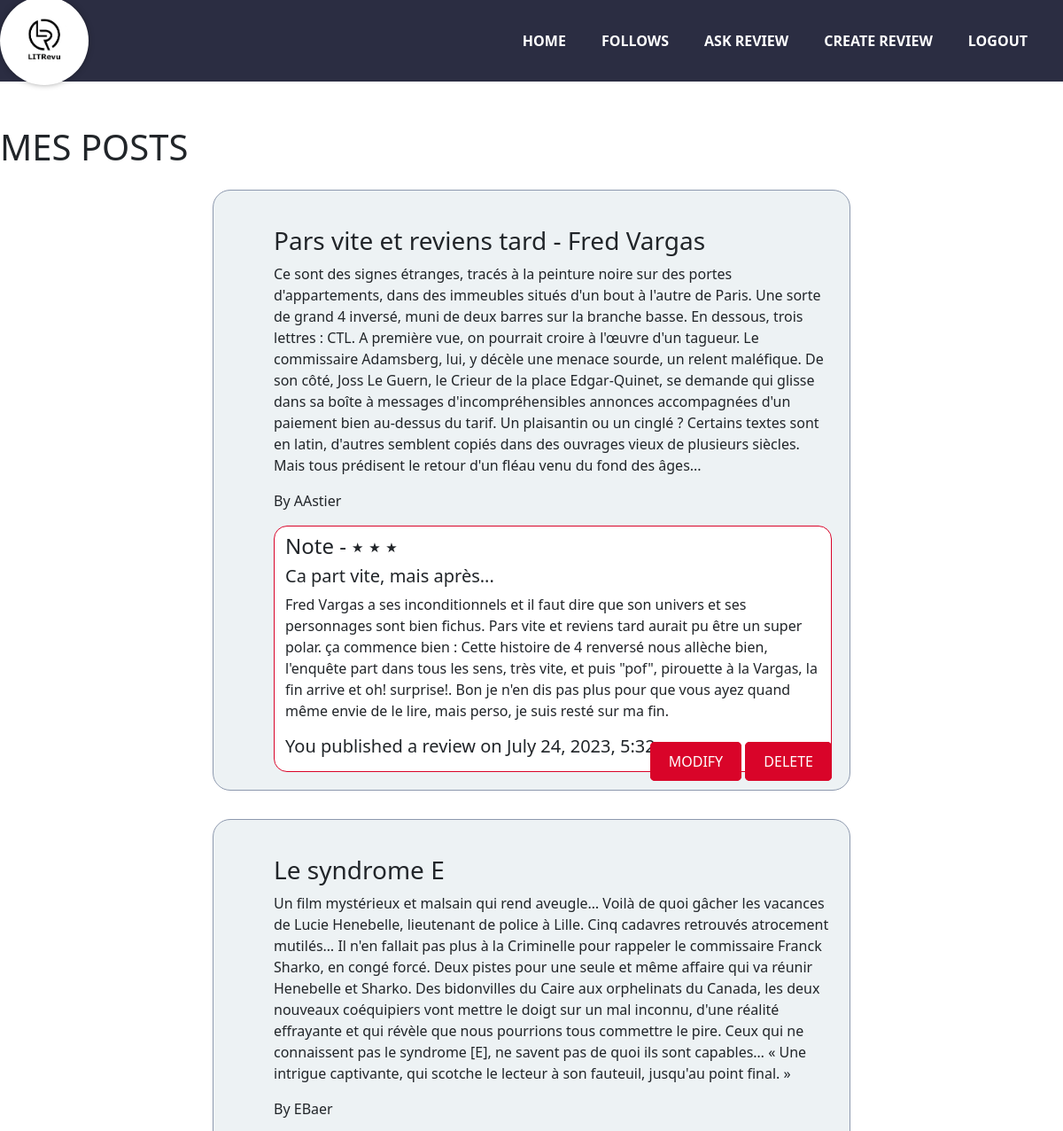
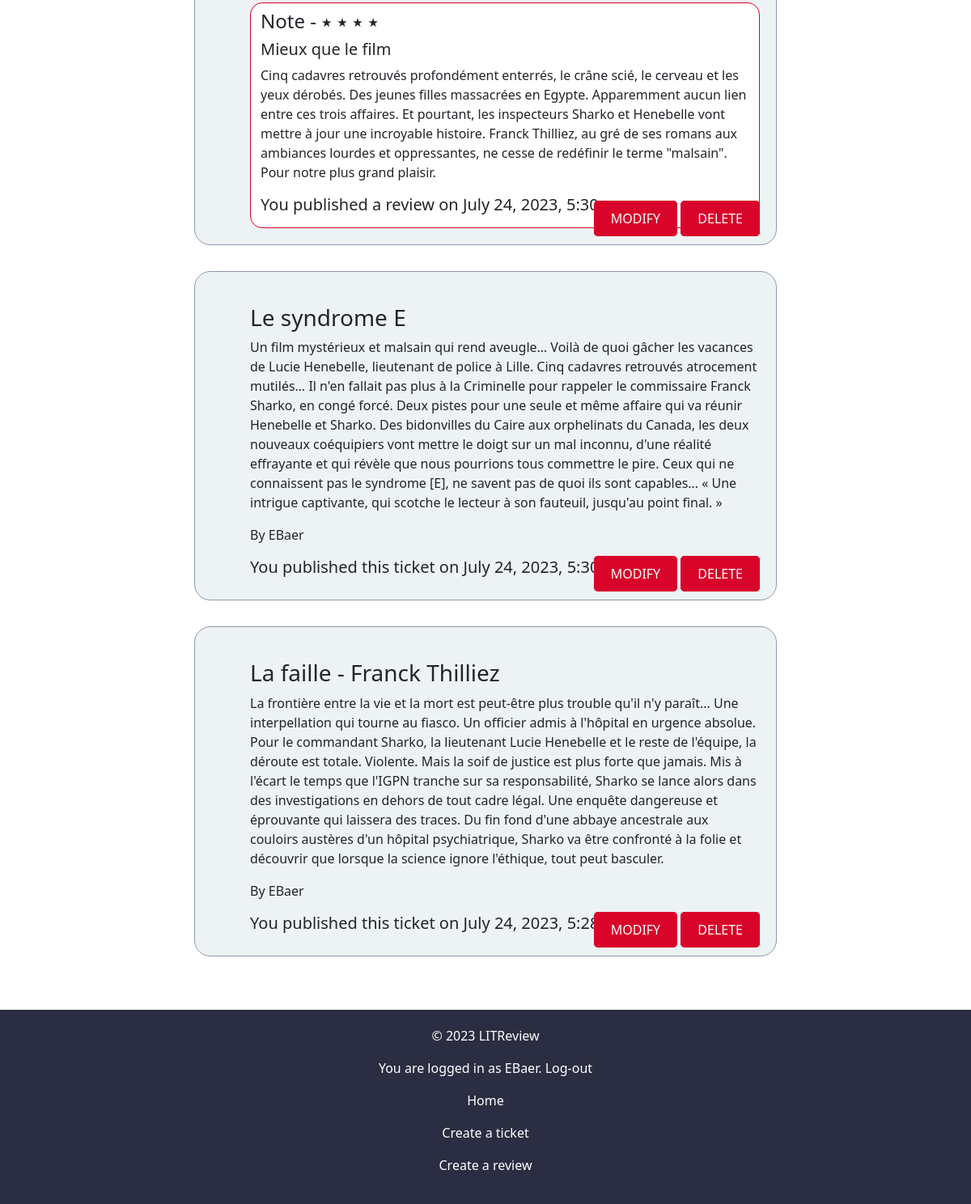
The app's page /tickets/my_posts/ (signed in) with its own data (2 pictures, top to bottom).
### appreview/models.py (models this page shows, shortened)
class Review(models.Model):
    user = models.ForeignKey(settings.AUTH_USER_MODEL, on_delete=models.CASCADE)
    ticket = models.ForeignKey(Ticket, on_delete=models.CASCADE, related_name='reviews')
    name = models.CharField(max_length=80)
    rating = models.IntegerField(choices=[(i, str(i)) for i in range(1, 6)], default=3)  # 1, 2, 3, 4, 5
    body = models.TextField()
    created_on = models.DateTimeField(auto_now_add=True)
    active = models.BooleanField(default=True)
    class Meta:
        ordering = ['created_on']

class Ticket(models.Model):
    photo = models.ForeignKey(Photo, null=True, on_delete=models.SET_NULL, blank=True)
    title = models.CharField(max_length=128)
    content = models.CharField(max_length=5000)
    author = models.ForeignKey(settings.AUTH_USER_MODEL, on_delete=models.CASCADE)
    created_on = models.DateTimeField(auto_now_add=True)
    starred = models.BooleanField(default=False)

### authentication/models.py (models this page shows)
class User(AbstractUser):
    MODERATOR = 'MODERATOR'
    REVIEWER = 'REVIEWER'
    AUTHOR = 'AUTHOR'
    ROLES_CHOICES = (
        (MODERATOR, 'Moderator'),
        (REVIEWER, 'Reviewer'),
        (AUTHOR, 'Author'),
    )
    profile_picture = models.ImageField()
    role = models.CharField(max_length=30, choices=ROLES_CHOICES, verbose_name='rôle', default=REVIEWER)
    follows = models.ManyToManyField(
        'self',
        symmetrical=False,
        verbose_name='suit',
        blank=True,
    )

### appreview/views.py (the view)
# urls.py: path("tickets/my_posts/", appreview_views.my_posts, name="my_posts"),
@login_required
def my_posts(request):
    tickets = Ticket.objects.filter(author=request.user)
    reviews = Review.objects.filter(user=request.user)
    tickets_and_reviews = sorted(chain(tickets, reviews), key=lambda instance:
    instance.created_on, reverse=True)
    context = {
        "tickets": tickets,
        "reviews": reviews,
        "tickets_and_reviews": tickets_and_reviews,
    }
    return render(request, "appreview/my_posts.html", context=context)

### appreview/templatetags/appreview_extras.py (called while the page is built)
@register.filter
def model_type(value):
    return type(value).__name__

@register.filter
def to_range(number):
    return range(1, number + 1)

### appreview/templates/appreview/my_posts.html (shortened to what this page needs)
{% extends 'base.html' %}
{% load appreview_extras %}
{% load static %}
{% block content %}
<head>
    <link rel="stylesheet" href="{% static 'appreview/css/my_posts.css' %}">
</head>
<h1> MES POSTS</h1>
{% for post in tickets_and_reviews %}
{% if post|model_type == "Ticket" %}
<div class="post">
    <div class="ticket">
        <div class="left-column">
            <img src={{ post.photo.image.url }} alt=""><br/>
        </div>
        <div class="right-column">
            <a href="{% url 'appreview:view_ticket' post.id %}">
                <h3>{{ post.title }}</h3>
            </a>
            <p>{{ post.content }}<br/></p>
            <p>By {{ post.author }}</p>
            <div class="content-top">
                <h5 class="time-created">You published this ticket on {{ post.created_on }}</h5>
            </div>
        </div>
        <div class="action-button">
            {% if post|model_type == "Ticket" %}
            <a href="{% url 'appreview:update_post' 'ticket' post.id %}">MODIFY</a>
            {% elif post|model_type == "Review" %}
            <a href="{% url 'appreview:update_post' 'review' post.id %}">MODIFY</a>
            {% endif %}
            <a href="{% url 'appreview:delete_ticket' post.id %}">DELETE</a>
        </div>
    </div>
</div>
{% elif post|model_type == "Review" %}
<div class="post">
    <div class="ticket">
        <div class="left-column">
        </div>
        <div class="right-column">
            <a href="{% url 'appreview:view_ticket' post.ticket.id %}">
                <h3>{{ post.ticket.title }}</h3>
            </a>
            <p>{{ post.ticket.content }}<br/></p>
            <p>By {{ post.ticket.author }}</p>
            <div class="review">
                <div class="review-rating">
                    <h4>{{ post.headline }} Note -
                        {% for num in post.rating|to_range %}
                        ⭑
                        {% endfor %}
                    </h4>
                </div>
                <div class="review-content">
                    <h5>{{ post.name|default:"Empty title..." }}<br/></h5>
                    <p>{{ post.body|default:"Empty description..." }}<br/></p>
                </div>
                <h5 class="time-created">You published a review on {{ post.created_on }}</h5>
            </div>
        </div>
        <div class="action-button">
            {% if post|model_type == "Ticket" %}
            <a href="{% url 'appreview:update_post' 'ticket' post.id %}">MODIFY</a>
            {% elif post|model_type == "Review" %}
            <a href="{% url 'appreview:update_post' 'review' post.id %}">MODIFY</a>
            {% endif %}
            <a href="{% url 'appreview:delete_review' post.id %}">DELETE</a>
        </div>
    </div>
</div>
{% endif %}
{% endfor %}
{% endblock content %}

### LITReview/templates/base.html (shortened to what this page needs)
{% load static %}
<head>
    <link href="https://cdn.jsdelivr.net/npm/bootstrap@5.0.2/dist/css/bootstrap.min.css" rel="stylesheet"
>
    <link rel="stylesheet" href="{% static 'custom.css' %}">
</head>
<body>
<header>
    <nav class="nav">
        <a href="/" class="nav__item nav__item--logo"></a>
        <a href="/" class="nav__item">Home</a>
        <a href="/followers/" class="nav__item">Follows</a>
        <a href="/ticket/create/" class="nav__item">Ask Review</a>
        <a href="/ticket/create_and_review/" class="nav__item">Create review</a>
        {% if user.is_authenticated %}
            <a href="{% url 'logout' %}" class="nav__item nav__item--logout">Logout</a>
        {% else %}
            <a href="/login/" class="nav__item nav__item--login">Login</a>
        {% endif %}
    </nav>
</header>
{% block content %}
{% endblock content %}
<footer>
    <p>© 2023 LITReview</p>
    {% if user.is_authenticated %}
    <p>You are logged in as {{ request.user }}.
        <a href="{% url 'logout' %}">Log-out</a>
    </p>
    <p><a href="{% url 'appreview:home' %}">Home</a></p>
    <p><a href="{% url 'appreview:create_ticket' %}">Create a ticket</a></p>
    <p><a href="{% url 'appreview:create_ticket' %}">Create a review</a></p>
    {% endif %}
</footer>
</body>

### static/custom.css (style rules this page uses)
header { margin-bottom: 50px; }
.nav { display: flex; padding: 1rem 20px; background-color: #2B2D42; align-items: center; }
.nav__item { padding: 10px 20px; text-decoration: none; color: #fff; font-weight: bold; text-transform: uppercase; }
.nav__item--logo { margin-right: auto; position: relative; background-color: #fff; box-shadow: 0 0 0 20px #fff, 0 0 10px 16px black; border-radius: 50%; width: 60px; height: 60px; overflow: hidden; }
.nav__item--logo::after { position: absolute; left: 50%; top: 50%; transform: translate(-50%, -50%); font-size: 1rem; content: ""; width: 100%; height: 100%; background-image: url("logo.png"); background-size: cover; background-position: center; }
footer { margin-top: 50px; background-color: #2B2D42; color: #fff; padding: 20px; text-align: center; }

### static/appreview/css/my_posts.css (style rules this page uses)
.post { display: flex; flex-direction: column; margin: auto; align-items: center; }
.ticket { display: flex; border: #8D99AE solid 1px; width: 60%; margin: 2vh; justify-content: flex-start; background: #EDF2F4; padding: 20px; border-radius: 20px; position: relative; }
.ticket .right-column { display: flex; flex-direction: column; align-items: flex-start; width: 100%; height: 100%; margin-top: 20px; }
a { text-decoration: none; color: inherit; cursor: pointer; }
.action-button { position: absolute; bottom: 20px; right: 20px; }
.user-button button, .action-button a { background-color: #D90429; color: white; border: 1px solid #D90429; padding: 10px 20px; border-radius: 5px; white-space: nowrap; }
.review { background: #FFF; border: #D90429 solid 1px; border-radius: 15px; width: 100%; padding: 1vh 1vw; }

### records on screen
Review: ticket "Pars vite et reviens tard - Fred Vargas", ticket.content "Ce sont des signes étranges, tracés à la peinture noire sur des portes d'appartements, dans des immeubles situés d'un bout à l'autre de Paris. Une sorte de grand 4 inversé, muni de deux barres sur la branche basse. En dessous, trois lettres : CTL. A première vue, on pourrait croire à l'œuvre d'un tagueur. Le commissaire Adamsberg, lui, y décèle une menace sourde, un relent maléfique. De son côté, Joss Le Guern, le Crieur de la place Edgar-Quinet, se demande qui glisse dans sa boîte à messages d'incompréhensibles annonces accompagnées d'un paiement bien au-dessus du tarif. Un plaisantin ou un cinglé ? Certains textes sont en latin, d'autres semblent copiés dans des ouvrages vieux de…", ticket.author "AAstier", rating 3 (drawn), name "Ca part vite, mais après...", body "Fred Vargas a ses inconditionnels et il faut dire que son univers et ses personnages sont bien fichus. Pars vite et reviens tard aurait pu être un super polar. ça commence bien : Cette histoire de 4 renversé nous allèche bien, l'enquête part dans tous les sens, très vite, et puis \"pof\", pirouette à la Vargas, la fin arrive et oh! surprise!. Bon je n'en dis pas plus pour que vous ayez quand même envie de le lire, mais perso, je suis resté sur ma fin.", created_on "July 24, 2023, 5:32 p.m.", shows "MODIFY"
Review: ticket "Le syndrome E", ticket.content "Un film mystérieux et malsain qui rend aveugle… Voilà de quoi gâcher les vacances de Lucie Henebelle, lieutenant de police à Lille. Cinq cadavres retrouvés atrocement mutilés… Il n'en fallait pas plus à la Criminelle pour rappeler le commissaire Franck Sharko, en congé forcé. Deux pistes pour une seule et même affaire qui va réunir Henebelle et Sharko. Des bidonvilles du Caire aux orphelinats du Canada, les deux nouveaux coéquipiers vont mettre le doigt sur un mal inconnu, d'une réalité effrayante et qui révèle que nous pourrions tous commettre le pire. Ceux qui ne connaissent pas le syndrome [E], ne savent pas de quoi ils sont capables… « Une intrigue captivante, qui scotche le lecteur à…", ticket.author "EBaer", rating 4 (drawn), name "Mieux que le film", body "Cinq cadavres retrouvés profondément enterrés, le crâne scié, le cerveau et les yeux dérobés. Des jeunes filles massacrées en Egypte. Apparemment aucun lien entre ces trois affaires. Et pourtant, les inspecteurs Sharko et Henebelle vont mettre à jour une incroyable histoire. Franck Thilliez, au gré de ses romans aux ambiances lourdes et oppressantes, ne cesse de redéfinir le terme \"malsain\". Pour notre plus grand plaisir.", created_on "July 24, 2023, 5:30 p.m.", shows "MODIFY"
Ticket: title "Le syndrome E", content "Un film mystérieux et malsain qui rend aveugle… Voilà de quoi gâcher les vacances de Lucie Henebelle, lieutenant de police à Lille. Cinq cadavres retrouvés atrocement mutilés… Il n'en fallait pas plus à la Criminelle pour rappeler le commissaire Franck Sharko, en congé forcé. Deux pistes pour une seule et même affaire qui va réunir Henebelle et Sharko. Des bidonvilles du Caire aux orphelinats du Canada, les deux nouveaux coéquipiers vont mettre le doigt sur un mal inconnu, d'une réalité effrayante et qui révèle que nous pourrions tous commettre le pire. Ceux qui ne connaissent pas le syndrome [E], ne savent pas de quoi ils sont capables… « Une intrigue captivante, qui scotche le lecteur à…", author "EBaer", created_on "July 24, 2023, 5:30 p.m.", shows "MODIFY"
Ticket: title "La faille - Franck Thilliez", content "La frontière entre la vie et la mort est peut-être plus trouble qu'il n'y paraît... Une interpellation qui tourne au fiasco. Un officier admis à l'hôpital en urgence absolue. Pour le commandant Sharko, la lieutenant Lucie Henebelle et le reste de l'équipe, la déroute est totale. Violente. Mais la soif de justice est plus forte que jamais. Mis à l'écart le temps que l'IGPN tranche sur sa responsabilité, Sharko se lance alors dans des investigations en dehors de tout cadre légal. Une enquête dangereuse et éprouvante qui laissera des traces. Du fin fond d'une abbaye ancestrale aux couloirs austères d'un hôpital psychiatrique, Sharko va être confronté à la folie et découvrir que lorsque la…", author "EBaer", created_on "July 24, 2023, 5:28 p.m.", shows "MODIFY"
User: user "EBaer"
